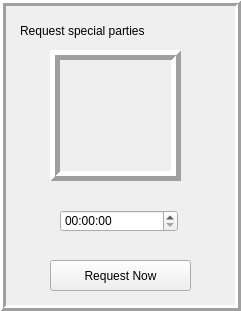
       <widget class="QFrame" name="frame_7">
        <property name="geometry">
         <rect>
          <x>830</x>
          <y>650</y>
          <width>241</width>
          <height>311</height>
         </rect>
        </property>
        <property name="frameShape">
         <enum>QFrame::Box</enum>
        </property>
        <property name="frameShadow">
         <enum>QFrame::Raised</enum>
        </property>
        <property name="lineWidth">
         <number>3</number>
        </property>
        <widget class="QLabel" name="label_30">
         <property name="geometry">
          <rect>
           <x>50</x>
           <y>50</y>
           <width>131</width>
           <height>131</height>
          </rect>
         </property>
         <property name="frameShape">
          <enum>QFrame::Box</enum>
         </property>
         <property name="frameShadow">
          <enum>QFrame::Raised</enum>
         </property>
         <property name="lineWidth">
          <number>5</number>
         </property>
         <property name="text">
          <string/>
         </property>
         <property name="pixmap">
          <pixmap resource="test.qrc">:/newPrefix/party.png</pixmap>
         </property>
         <property name="scaledContents">
          <bool>true</bool>
         </property>
        </widget>
        <widget class="QPushButton" name="pushButton_13">
         <property name="geometry">
          <rect>
           <x>50</x>
           <y>260</y>
           <width>141</width>
           <height>31</height>
          </rect>
         </property>
         <property name="styleSheet">
          <string notr="true"/>
         </property>
         <property name="text">
          <string>Request Now</string>
         </property>
        </widget>
        <widget class="QLabel" name="label_42">
         <property name="geometry">
          <rect>
           <x>20</x>
           <y>20</y>
           <width>151</width>
           <height>21</height>
          </rect>
         </property>
         <property name="text">
          <string>Request special parties</string>
         </property>
        </widget>
        <widget class="QTimeEdit" name="timeEdit_3">
         <property name="geometry">
          <rect>
           <x>60</x>
           <y>210</y>
           <width>118</width>
           <height>22</height>
          </rect>
         </property>
        </widget>
       </widget>
